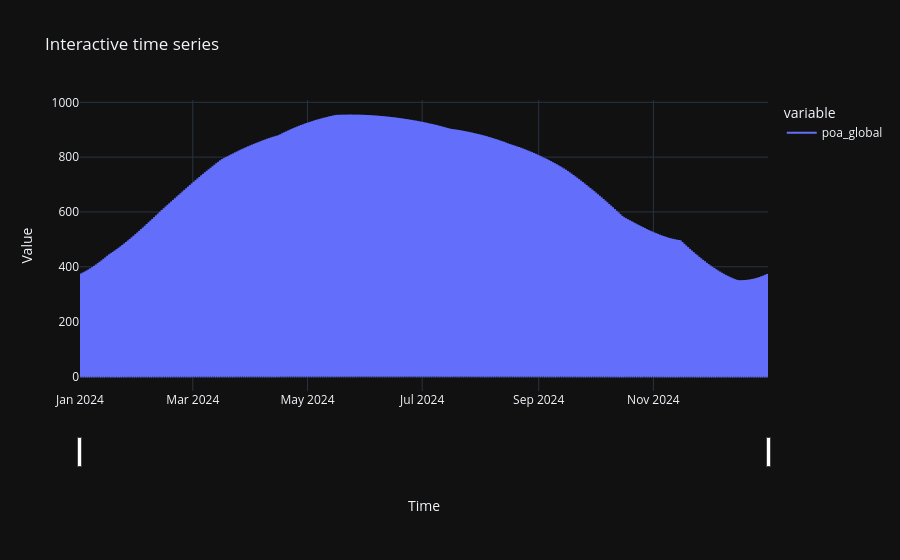

This figure's notebook cell:
### Code cell
import plotly.express as px
import plotly.io as pio

#pio.renderers.default = "plotly_mimetype"  # Or PLOTLY_RENDERER=plotly_mimetype

# Assume df is your DataFrame with a tz-aware DatetimeIndex and one or more value columns
x = poa_global.index.tz_convert(TZ).tz_localize(None)
df = poa_global.to_frame(name='poa_global')

fig = px.line(
    df.assign(__x__=x),                 # keep columns, add naive datetime
    x="__x__",                          # x-axis
    y=[c for c in df.columns],          # all numeric columns; or y="y" for single series
    title="Total Clear Sky Irradiance at Solbyn, Dalby, Sweden (2024)",
)
fig.update_layout(
    hovermode="x unified",
    xaxis_title="Date",
    yaxis_title="Irradiance (W/m²)",
    xaxis=dict(rangeslider=dict(visible=True)),  # drag to zoom with slider
)
fig.show()

### Figure 1 — Plotly figure (JSON) as saved in the notebook; plotly's stock layout.template omitted (floating-point values rounded to 4 significant figures; data arrays with more than 128 entries replaced by an {"elided": "..."} marker saying what was removed)
{"data": [{"hovertemplate": "variable=poa_global<br>__x__=%{x}<br>value=%{y}<extra></extra>", "legendgroup": "poa_global", "line": {"color": "#636efa", "dash": "solid"}, "marker": {"symbol": "circle"}, "mode": "lines", "name": "poa_global", "showlegend": true, "type": "scattergl", "x": {"elided": "8783 str values"}, "xaxis": "x", "y": {"elided": "8783 float values"}, "yaxis": "y"}], "layout": {"hovermode": "x unified", "legend": {"title": {"text": "variable"}, "tracegroupgap": 0}, "title": {"text": "Interactive time series"}, "xaxis": {"anchor": "y", "domain": [0, 1], "rangeslider": {"visible": true}, "title": {"text": "Time"}}, "yaxis": {"anchor": "x", "domain": [0, 1], "title": {"text": "Value"}}}}
